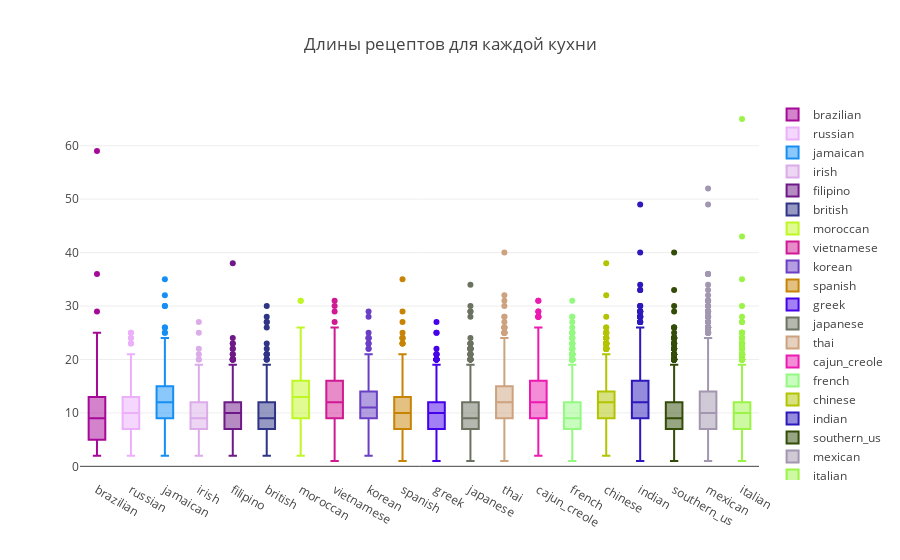

Notebook source saved alongside this figure:
### Markdown cell above
Таким образом, самый длинный рецепт (65 ингредиентов) принадлежит итальянской кухне.

Самые короткие рецепты принадлежат азиатской культуре - кухням Индии, Японии. 
Некоторые из них, которые содержат только рис вполне возможны, но некоторые рецепты выглядят странно. Например, те, которые состоят только из воды и масла. Здесь уже имеем дело с зашумленными данными или технической ошибкой (в выборку попала только половина рецепта)

### Code cell
#Проианализируем длины рецептов каждой кухни мира
boxplotcolors = random_colours(21)
labels = [i for i in train_data.cuisine.value_counts().index][::-1]
data = []
for i in range(20):
    trace = go.Box(
    y=train_data[train_data['cuisine'] == labels[i]]['ingredients'].str.len(), name = labels[i],
    marker = dict(color = boxplotcolors[i]))
    data.append(trace)
layout = go.Layout(
    title = "Длины рецептов для каждой кухни"
)

fig = go.Figure(data=data,layout=layout)
iplot(fig, filename = "Box Plot Styling Outliers")

### Figure 1 — Plotly figure (JSON) as saved in the notebook; plotly's stock layout.template omitted (floating-point values rounded to 4 significant figures; data arrays with more than 128 entries replaced by an {"elided": "..."} marker saying what was removed)
{"data": [{"marker": {"color": "#A60897"}, "name": "brazilian", "type": "box", "uid": "1f53afec-4ffe-4fd4-86f2-b7504c8b4fad", "y": {"elided": "467 int values"}}, {"marker": {"color": "#ECB0FB"}, "name": "russian", "type": "box", "uid": "cefe22d3-a257-4490-b8be-de37b883613a", "y": {"elided": "489 int values"}}, {"marker": {"color": "#168FF5"}, "name": "jamaican", "type": "box", "uid": "b727b95f-f47e-4298-bb52-b4c73596766f", "y": {"elided": "526 int values"}}, {"marker": {"color": "#DBABEA"}, "name": "irish", "type": "box", "uid": "31b761a7-76f4-478a-9f52-984f5e9a19ef", "y": {"elided": "667 int values"}}, {"marker": {"color": "#6E1987"}, "name": "filipino", "type": "box", "uid": "83f74652-8160-402c-b21d-778b3d6c477a", "y": {"elided": "755 int values"}}, {"marker": {"color": "#2F3486"}, "name": "british", "type": "box", "uid": "027eadf1-af72-4933-9287-8fdaada11f3d", "y": {"elided": "804 int values"}}, {"marker": {"color": "#BFF724"}, "name": "moroccan", "type": "box", "uid": "f9237d2d-6e82-41f6-98d0-f2140b12d239", "y": {"elided": "821 int values"}}, {"marker": {"color": "#CF1A93"}, "name": "vietnamese", "type": "box", "uid": "065d72fa-d773-48fa-b752-322f4c64ea9b", "y": {"elided": "825 int values"}}, {"marker": {"color": "#6A3FC5"}, "name": "korean", "type": "box", "uid": "4b8b653d-a3fb-48b2-89e3-41509734b909", "y": {"elided": "830 int values"}}, {"marker": {"color": "#C78404"}, "name": "spanish", "type": "box", "uid": "e03bde19-90a7-47c4-bd7b-68fbc37742e8", "y": {"elided": "989 int values"}}, {"marker": {"color": "#4601EB"}, "name": "greek", "type": "box", "uid": "612330be-fd0e-4acf-bec2-036ca69b8879", "y": {"elided": "1175 int values"}}, {"marker": {"color": "#6C7261"}, "name": "japanese", "type": "box", "uid": "bf9a9f63-0926-4ca5-a5a8-1365a8ecb2be", "y": {"elided": "1423 int values"}}, {"marker": {"color": "#CDA27E"}, "name": "thai", "type": "box", "uid": "bb442731-c8f2-491e-8e33-10956e295195", "y": {"elided": "1539 int values"}}, {"marker": {"color": "#EC1AB0"}, "name": "cajun_creole", "type": "box", "uid": "b4fa1cb9-70dc-4e9b-9d24-0e31f431af6e", "y": {"elided": "1546 int values"}}, {"marker": {"color": "#94F980"}, "name": "french", "type": "box", "uid": "c7fc32a2-151c-4692-931e-6e8754636f4f", "y": {"elided": "2646 int values"}}, {"marker": {"color": "#B2C401"}, "name": "chinese", "type": "box", "uid": "621ad024-7419-4d6e-a40d-cd40f59b38be", "y": {"elided": "2673 int values"}}, {"marker": {"color": "#2C18BC"}, "name": "indian", "type": "box", "uid": "8b265517-b33e-4665-bff2-1754b4ed32de", "y": {"elided": "3003 int values"}}, {"marker": {"color": "#334C08"}, "name": "southern_us", "type": "box", "uid": "089a7f6a-c4fb-4f50-a8d4-b26b705f0163", "y": {"elided": "4320 int values"}}, {"marker": {"color": "#A296B0"}, "name": "mexican", "type": "box", "uid": "c1beb3d7-aff3-487d-a6a7-52a74841da95", "y": {"elided": "6438 int values"}}, {"marker": {"color": "#9BF347"}, "name": "italian", "type": "box", "uid": "eab737ff-33d1-4115-b1c8-29932cc7531a", "y": {"elided": "7838 int values"}}], "layout": {"title": {"text": "Длины рецептов для каждой кухни"}}}
